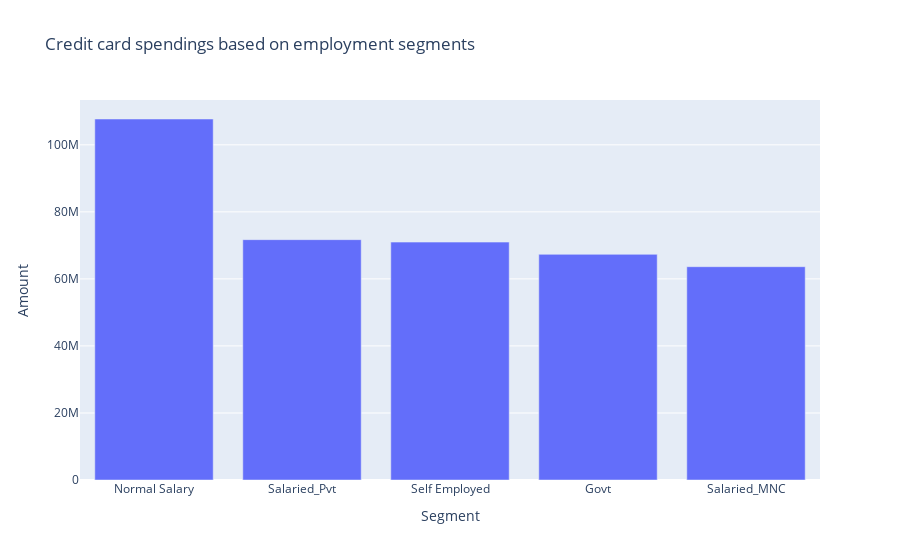

Here is the notebook cell this chart was saved with:
### Code cell
# Visualising the spendings based on segments

fig_segmentSpendings = px.bar(
    segment_spendings,
    x=segment_spendings.index,
    y='Amount',
    title='Credit card spendings based on employment segments'
)
fig_segmentSpendings.show()

### Figure 1 — Plotly figure (JSON) as saved in the notebook; plotly's stock layout.template omitted (floating-point values rounded to 4 significant figures)
{"data": [{"alignmentgroup": "True", "hovertemplate": "Segment=%{x}<br>Amount=%{y}<extra></extra>", "legendgroup": "", "marker": {"color": "#636efa", "pattern": {"shape": ""}}, "name": "", "offsetgroup": "", "orientation": "v", "showlegend": false, "textposition": "auto", "type": "bar", "x": ["Normal Salary", "Salaried_Pvt", "Self Employed", "Govt", "Salaried_MNC"], "xaxis": "x", "y": [107700000.0, 71700000.0, 70980000.0, 67330000.0, 63640000.0], "yaxis": "y"}], "layout": {"barmode": "relative", "legend": {"tracegroupgap": 0}, "title": {"text": "Credit card spendings based on employment segments"}, "xaxis": {"anchor": "y", "domain": [0, 1], "title": {"text": "Segment"}}, "yaxis": {"anchor": "x", "domain": [0, 1], "title": {"text": "Amount"}}}}
